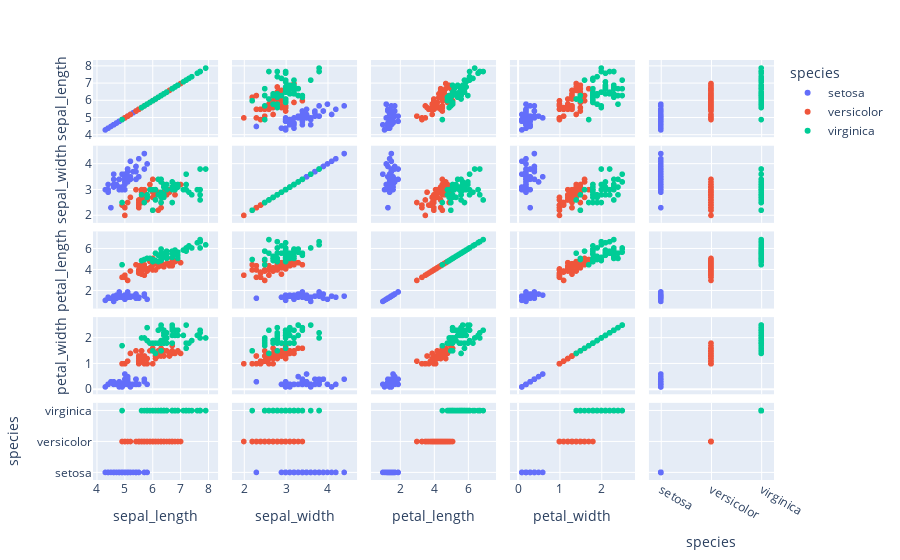

Source (notebook cell):
### Markdown cell above
4. Using the iris dataset in the Plotly library, Plot a scatter matrix plot, using the "species" column for
the color parameter.

### Code cell
iris = sns.load_dataset('iris')
px.scatter_matrix(data_frame=iris,color='species')

### Figure 1 — Plotly figure (JSON) as saved in the notebook; plotly's stock layout.template omitted (floating-point values rounded to 4 significant figures)
{"data": [{"dimensions": [{"axis": {"matches": true}, "label": "sepal_length", "values": [5.1, 4.9, 4.7, 4.6, 5, 5.4, 4.6, 5, 4.4, 4.9, 5.4, 4.8, 4.8, 4.3, 5.8, 5.7, 5.4, 5.1, 5.7, 5.1, 5.4, 5.1, 4.6, 5.1, 4.8, 5, 5, 5.2, 5.2, 4.7, 4.8, 5.4, 5.2, 5.5, 4.9, 5, 5.5, 4.9, 4.4, 5.1, 5, 4.5, 4.4, 5, 5.1, 4.8, 5.1, 4.6, 5.3, 5]}, {"axis": {"matches": true}, "label": "sepal_width", "values": [3.5, 3, 3.2, 3.1, 3.6, 3.9, 3.4, 3.4, 2.9, 3.1, 3.7, 3.4, 3, 3, 4, 4.4, 3.9, 3.5, 3.8, 3.8, 3.4, 3.7, 3.6, 3.3, 3.4, 3, 3.4, 3.5, 3.4, 3.2, 3.1, 3.4, 4.1, 4.2, 3.1, 3.2, 3.5, 3.6, 3, 3.4, 3.5, 2.3, 3.2, 3.5, 3.8, 3, 3.8, 3.2, 3.7, 3.3]}, {"axis": {"matches": true}, "label": "petal_length", "values": [1.4, 1.4, 1.3, 1.5, 1.4, 1.7, 1.4, 1.5, 1.4, 1.5, 1.5, 1.6, 1.4, 1.1, 1.2, 1.5, 1.3, 1.4, 1.7, 1.5, 1.7, 1.5, 1, 1.7, 1.9, 1.6, 1.6, 1.5, 1.4, 1.6, 1.6, 1.5, 1.5, 1.4, 1.5, 1.2, 1.3, 1.4, 1.3, 1.5, 1.3, 1.3, 1.3, 1.6, 1.9, 1.4, 1.6, 1.4, 1.5, 1.4]}, {"axis": {"matches": true}, "label": "petal_width", "values": [0.2, 0.2, 0.2, 0.2, 0.2, 0.4, 0.3, 0.2, 0.2, 0.1, 0.2, 0.2, 0.1, 0.1, 0.2, 0.4, 0.4, 0.3, 0.3, 0.3, 0.2, 0.4, 0.2, 0.5, 0.2, 0.2, 0.4, 0.2, 0.2, 0.2, 0.2, 0.4, 0.1, 0.2, 0.2, 0.2, 0.2, 0.1, 0.2, 0.2, 0.3, 0.3, 0.2, 0.6, 0.4, 0.3, 0.2, 0.2, 0.2, 0.2]}, {"axis": {"matches": true}, "label": "species", "values": ["setosa", "setosa", "setosa", "setosa", "setosa", "setosa", "setosa", "setosa", "setosa", "setosa", "setosa", "setosa", "setosa", "setosa", "setosa", "setosa", "setosa", "setosa", "setosa", "setosa", "setosa", "setosa", "setosa", "setosa", "setosa", "setosa", "setosa", "setosa", "setosa", "setosa", "setosa", "setosa", "setosa", "setosa", "setosa", "setosa", "setosa", "setosa", "setosa", "setosa", "setosa", "setosa", "setosa", "setosa", "setosa", "setosa", "setosa", "setosa", "setosa", "setosa"]}], "hovertemplate": "species=setosa<br>%{xaxis.title.text}=%{x}<br>%{yaxis.title.text}=%{y}<extra></extra>", "legendgroup": "setosa", "marker": {"color": "#636efa", "symbol": "circle"}, "name": "setosa", "showlegend": true, "type": "splom"}, {"dimensions": [{"axis": {"matches": true}, "label": "sepal_length", "values": [7, 6.4, 6.9, 5.5, 6.5, 5.7, 6.3, 4.9, 6.6, 5.2, 5, 5.9, 6, 6.1, 5.6, 6.7, 5.6, 5.8, 6.2, 5.6, 5.9, 6.1, 6.3, 6.1, 6.4, 6.6, 6.8, 6.7, 6, 5.7, 5.5, 5.5, 5.8, 6, 5.4, 6, 6.7, 6.3, 5.6, 5.5, 5.5, 6.1, 5.8, 5, 5.6, 5.7, 5.7, 6.2, 5.1, 5.7]}, {"axis": {"matches": true}, "label": "sepal_width", "values": [3.2, 3.2, 3.1, 2.3, 2.8, 2.8, 3.3, 2.4, 2.9, 2.7, 2, 3, 2.2, 2.9, 2.9, 3.1, 3, 2.7, 2.2, 2.5, 3.2, 2.8, 2.5, 2.8, 2.9, 3, 2.8, 3, 2.9, 2.6, 2.4, 2.4, 2.7, 2.7, 3, 3.4, 3.1, 2.3, 3, 2.5, 2.6, 3, 2.6, 2.3, 2.7, 3, 2.9, 2.9, 2.5, 2.8]}, {"axis": {"matches": true}, "label": "petal_length", "values": [4.7, 4.5, 4.9, 4, 4.6, 4.5, 4.7, 3.3, 4.6, 3.9, 3.5, 4.2, 4, 4.7, 3.6, 4.4, 4.5, 4.1, 4.5, 3.9, 4.8, 4, 4.9, 4.7, 4.3, 4.4, 4.8, 5, 4.5, 3.5, 3.8, 3.7, 3.9, 5.1, 4.5, 4.5, 4.7, 4.4, 4.1, 4, 4.4, 4.6, 4, 3.3, 4.2, 4.2, 4.2, 4.3, 3, 4.1]}, {"axis": {"matches": true}, "label": "petal_width", "values": [1.4, 1.5, 1.5, 1.3, 1.5, 1.3, 1.6, 1, 1.3, 1.4, 1, 1.5, 1, 1.4, 1.3, 1.4, 1.5, 1, 1.5, 1.1, 1.8, 1.3, 1.5, 1.2, 1.3, 1.4, 1.4, 1.7, 1.5, 1, 1.1, 1, 1.2, 1.6, 1.5, 1.6, 1.5, 1.3, 1.3, 1.3, 1.2, 1.4, 1.2, 1, 1.3, 1.2, 1.3, 1.3, 1.1, 1.3]}, {"axis": {"matches": true}, "label": "species", "values": ["versicolor", "versicolor", "versicolor", "versicolor", "versicolor", "versicolor", "versicolor", "versicolor", "versicolor", "versicolor", "versicolor", "versicolor", "versicolor", "versicolor", "versicolor", "versicolor", "versicolor", "versicolor", "versicolor", "versicolor", "versicolor", "versicolor", "versicolor", "versicolor", "versicolor", "versicolor", "versicolor", "versicolor", "versicolor", "versicolor", "versicolor", "versicolor", "versicolor", "versicolor", "versicolor", "versicolor", "versicolor", "versicolor", "versicolor", "versicolor", "versicolor", "versicolor", "versicolor", "versicolor", "versicolor", "versicolor", "versicolor", "versicolor", "versicolor", "versicolor"]}], "hovertemplate": "species=versicolor<br>%{xaxis.title.text}=%{x}<br>%{yaxis.title.text}=%{y}<extra></extra>", "legendgroup": "versicolor", "marker": {"color": "#EF553B", "symbol": "circle"}, "name": "versicolor", "showlegend": true, "type": "splom"}, {"dimensions": [{"axis": {"matches": true}, "label": "sepal_length", "values": [6.3, 5.8, 7.1, 6.3, 6.5, 7.6, 4.9, 7.3, 6.7, 7.2, 6.5, 6.4, 6.8, 5.7, 5.8, 6.4, 6.5, 7.7, 7.7, 6, 6.9, 5.6, 7.7, 6.3, 6.7, 7.2, 6.2, 6.1, 6.4, 7.2, 7.4, 7.9, 6.4, 6.3, 6.1, 7.7, 6.3, 6.4, 6, 6.9, 6.7, 6.9, 5.8, 6.8, 6.7, 6.7, 6.3, 6.5, 6.2, 5.9]}, {"axis": {"matches": true}, "label": "sepal_width", "values": [3.3, 2.7, 3, 2.9, 3, 3, 2.5, 2.9, 2.5, 3.6, 3.2, 2.7, 3, 2.5, 2.8, 3.2, 3, 3.8, 2.6, 2.2, 3.2, 2.8, 2.8, 2.7, 3.3, 3.2, 2.8, 3, 2.8, 3, 2.8, 3.8, 2.8, 2.8, 2.6, 3, 3.4, 3.1, 3, 3.1, 3.1, 3.1, 2.7, 3.2, 3.3, 3, 2.5, 3, 3.4, 3]}, {"axis": {"matches": true}, "label": "petal_length", "values": [6, 5.1, 5.9, 5.6, 5.8, 6.6, 4.5, 6.3, 5.8, 6.1, 5.1, 5.3, 5.5, 5, 5.1, 5.3, 5.5, 6.7, 6.9, 5, 5.7, 4.9, 6.7, 4.9, 5.7, 6, 4.8, 4.9, 5.6, 5.8, 6.1, 6.4, 5.6, 5.1, 5.6, 6.1, 5.6, 5.5, 4.8, 5.4, 5.6, 5.1, 5.1, 5.9, 5.7, 5.2, 5, 5.2, 5.4, 5.1]}, {"axis": {"matches": true}, "label": "petal_width", "values": [2.5, 1.9, 2.1, 1.8, 2.2, 2.1, 1.7, 1.8, 1.8, 2.5, 2, 1.9, 2.1, 2, 2.4, 2.3, 1.8, 2.2, 2.3, 1.5, 2.3, 2, 2, 1.8, 2.1, 1.8, 1.8, 1.8, 2.1, 1.6, 1.9, 2, 2.2, 1.5, 1.4, 2.3, 2.4, 1.8, 1.8, 2.1, 2.4, 2.3, 1.9, 2.3, 2.5, 2.3, 1.9, 2, 2.3, 1.8]}, {"axis": {"matches": true}, "label": "species", "values": ["virginica", "virginica", "virginica", "virginica", "virginica", "virginica", "virginica", "virginica", "virginica", "virginica", "virginica", "virginica", "virginica", "virginica", "virginica", "virginica", "virginica", "virginica", "virginica", "virginica", "virginica", "virginica", "virginica", "virginica", "virginica", "virginica", "virginica", "virginica", "virginica", "virginica", "virginica", "virginica", "virginica", "virginica", "virginica", "virginica", "virginica", "virginica", "virginica", "virginica", "virginica", "virginica", "virginica", "virginica", "virginica", "virginica", "virginica", "virginica", "virginica", "virginica"]}], "hovertemplate": "species=virginica<br>%{xaxis.title.text}=%{x}<br>%{yaxis.title.text}=%{y}<extra></extra>", "legendgroup": "virginica", "marker": {"color": "#00cc96", "symbol": "circle"}, "name": "virginica", "showlegend": true, "type": "splom"}], "layout": {"dragmode": "select", "legend": {"title": {"text": "species"}, "tracegroupgap": 0}, "margin": {"t": 60}}}
